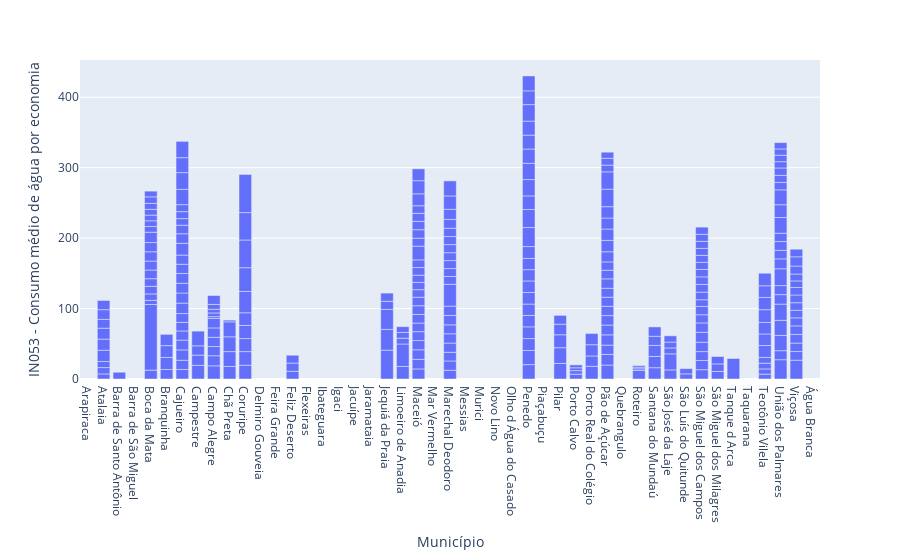

The notebook cell this image was saved under:
### Code cell
px.bar(data_frame = df_AL, x='Município', y= 'IN053 - Consumo médio de água por economia', barmode = 'relative')

### Figure 1 — Plotly figure (JSON) as saved in the notebook; plotly's stock layout.template omitted (floating-point values rounded to 4 significant figures; data arrays with more than 128 entries replaced by an {"elided": "..."} marker saying what was removed)
{"data": [{"alignmentgroup": "True", "hovertemplate": "Município=%{x}<br>IN053 - Consumo médio de água por economia=%{y}<extra></extra>", "legendgroup": "", "marker": {"color": "#636efa", "pattern": {"shape": ""}}, "name": "", "offsetgroup": "", "orientation": "v", "showlegend": false, "textposition": "auto", "type": "bar", "x": {"elided": "332 str values"}, "xaxis": "x", "y": {"elided": "332 float values"}, "yaxis": "y"}], "layout": {"autosize": true, "barmode": "relative", "legend": {"tracegroupgap": 0}, "margin": {"t": 60}, "xaxis": {"anchor": "y", "autorange": true, "domain": [0, 1], "range": [-0.5, 46.5], "title": {"text": "Município"}, "type": "category"}, "yaxis": {"anchor": "x", "autorange": true, "domain": [0, 1], "range": [0, 452.8], "title": {"text": "IN053 - Consumo médio de água por economia"}, "type": "linear"}}}
